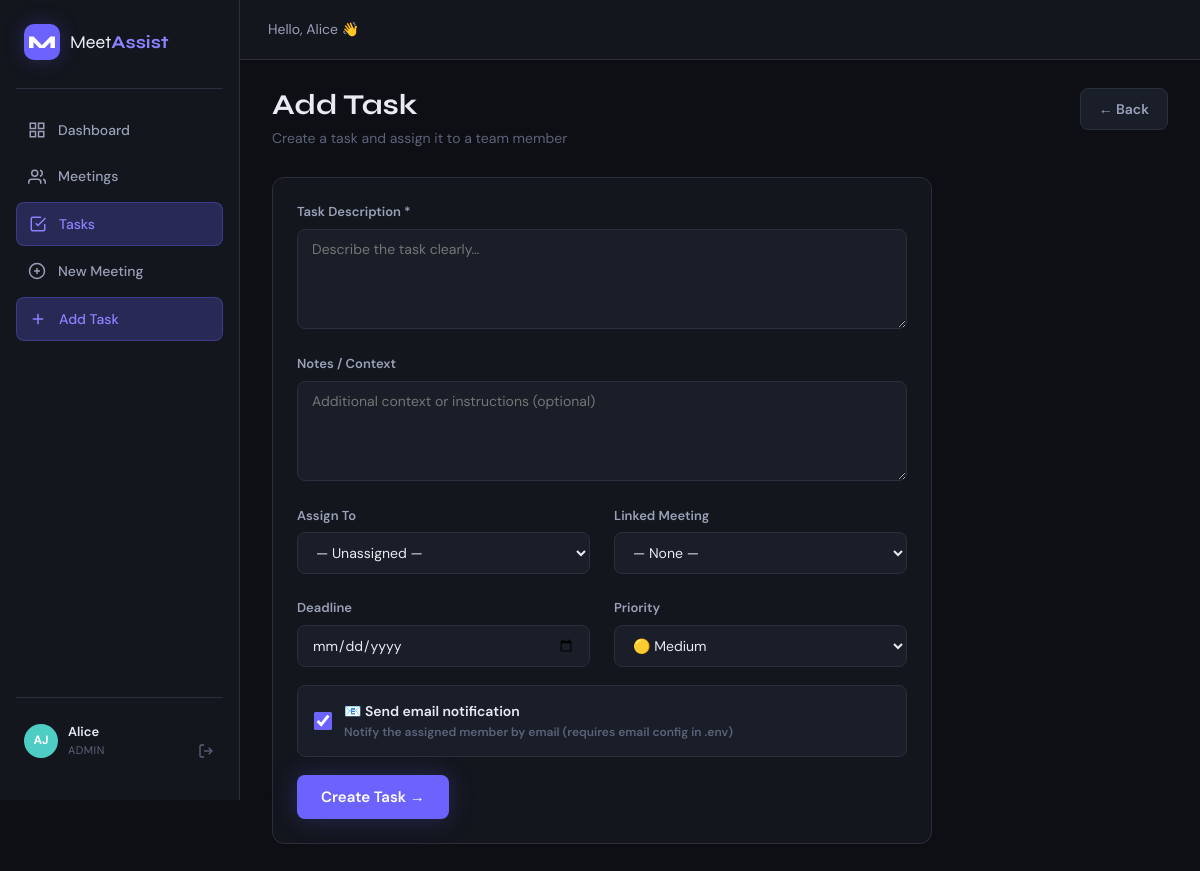
/tasks/new (signed in), run on the app's committed database.
### models/user.py (models this page shows, shortened)
class User(UserMixin, db.Model):
    __tablename__ = 'users'
    id = db.Column(db.Integer, primary_key=True)
    name = db.Column(db.String(100), nullable=False)
    email = db.Column(db.String(120), unique=True, nullable=False)
    password_hash = db.Column(db.String(255), nullable=False)
    role = db.Column(db.String(20), default='member')  # admin, member
    avatar_color = db.Column(db.String(10), default='#6C63FF')
    created_at = db.Column(db.DateTime, default=datetime.utcnow)
    is_active = db.Column(db.Boolean, default=True)
    tasks = db.relationship('Task', foreign_keys='Task.assigned_to', backref='assignee', lazy='dynamic')
    created_meetings = db.relationship('Meeting', foreign_keys='Meeting.created_by', backref='creator', lazy='dynamic')
    AVATAR_COLORS = ['#FF6B6B', '#4ECDC4', '#45B7D1', '#96CEB4', '#FECA57',
                     '#FF9FF3', '#54A0FF', '#5F27CD', '#00D2D3', '#FF9F43']
    def get_avatar_initials(self):
        parts = self.name.split()
        if len(parts) >= 2:
            return parts[0][0].upper() + parts[1][0].upper()
        return self.name[:2].upper()
    def get_avatar_color(self):
        idx = self.id % len(self.AVATAR_COLORS)
        return self.AVATAR_COLORS[idx]

### routes/tasks.py (the view, shortened to what this page needs)
@tasks_bp.route('/new', methods=['GET', 'POST'])
@login_required
def new_task():
    users    = User.query.all()
    meetings = Meeting.query.order_by(Meeting.date.desc()).all()
    return render_template('tasks/new.html', users=users, meetings=meetings)

### templates/tasks/new.html (shortened to what this page needs)
{% extends "base.html" %}
{% block content %}
<div class="page-header">
  <div>
    <h1>Add Task</h1>
    <p>Create a task and assign it to a team member</p>
  </div>
  <a href="{{ url_for('tasks.list_tasks') }}" class="btn btn-secondary">← Back</a>
</div>
{% if current_user.role != 'admin' %}
  <div style="background:var(--red-bg);border:1px solid rgba(255,107,107,0.3);border-radius:var(--radius-sm);padding:16px;color:var(--red);font-size:14px;">
    ⛔ Only admins can create tasks. Contact your admin to add tasks.
  </div>
{% else %}
<div style="max-width:660px;">
  <form method="POST">
    <div class="card" style="display:flex;flex-direction:column;gap:18px;">
      <div class="form-group" style="margin-bottom:0;">
        <label>Task Description *</label>
        <textarea name="description" rows="3" placeholder="Describe the task clearly…" required></textarea>
      </div>
      <div class="form-group" style="margin-bottom:0;">
        <label>Notes / Context</label>
        <textarea name="notes" rows="2" placeholder="Additional context or instructions (optional)"></textarea>
      </div>
      <div class="grid-2">
        <div class="form-group" style="margin-bottom:0;">
          <label>Assign To</label>
          <select name="assigned_to">
            <option value="">— Unassigned —</option>
          </select>
        </div>
        <div class="form-group" style="margin-bottom:0;">
          <label>Linked Meeting</label>
          <select name="meeting_id">
            <option value="">— None —</option>
          </select>
        </div>
        <div class="form-group" style="margin-bottom:0;">
          <label>Deadline</label>
          <input type="date" name="deadline">
        </div>
        <div class="form-group" style="margin-bottom:0;">
          <label>Priority</label>
          <select name="priority">
            <option value="medium" selected>🟡 Medium</option>
          </select>
        </div>
      </div>
      <div style="background:var(--bg3);border:1px solid var(--border);border-radius:var(--radius-sm);padding:14px 16px;">
        <label style="display:flex;align-items:center;gap:12px;cursor:pointer;margin-bottom:0;">
          <input type="checkbox" name="send_email" style="width:18px;height:18px;accent-color:var(--accent);" checked>
          <div>
            <div style="font-size:14px;font-weight:600;color:var(--text);">📧 Send email notification</div>
            <div style="font-size:12px;color:var(--text3);">Notify the assigned member by email (requires email config in .env)</div>
          </div>
        </label>
      </div>
      <button type="submit" class="btn btn-primary btn-lg" style="align-self:flex-start;">
        Create Task →
      </button>
    </div>
  </form>
</div>
{% endif %}
{% endblock %}

### templates/base.html (shortened to what this page needs)
<!DOCTYPE html>
<html lang="en">
<head>
  <link rel="stylesheet" href="{{ url_for('static', filename='css/main.css') }}">
</head>
<body>
{% if current_user.is_authenticated %}
<nav class="sidebar" id="sidebar">
  <div class="sidebar-logo">
    <span class="logo-mark">M</span>
    <span class="logo-text">Meet<strong>Assist</strong></span>
  </div>
  <ul class="nav-links">
    <li>
      <a href="{{ url_for('main.dashboard') }}" class="nav-link {% if request.endpoint == 'main.dashboard' %}active{% endif %}">
        <svg viewBox="0 0 24 24" fill="none" stroke="currentColor" stroke-width="2"><rect x="3" y="3" width="7" height="7"/><rect x="14" y="3" width="7" height="7"/><rect x="3" y="14" width="7" height="7"/><rect x="14" y="14" width="7" height="7"/></svg>
        Dashboard
      </a>
    </li>
    <li>
      <a href="{{ url_for('meetings.list_meetings') }}" class="nav-link {% if 'meetings' in request.endpoint %}active{% endif %}">
        <svg viewBox="0 0 24 24" fill="none" stroke="currentColor" stroke-width="2"><path d="M17 21v-2a4 4 0 0 0-4-4H5a4 4 0 0 0-4 4v2"/><circle cx="9" cy="7" r="4"/><path d="M23 21v-2a4 4 0 0 0-3-3.87"/><path d="M16 3.13a4 4 0 0 1 0 7.75"/></svg>
        Meetings
      </a>
    </li>
    <li>
      <a href="{{ url_for('tasks.list_tasks') }}" class="nav-link {% if 'tasks' in request.endpoint %}active{% endif %}">
        <svg viewBox="0 0 24 24" fill="none" stroke="currentColor" stroke-width="2"><polyline points="9 11 12 14 22 4"/><path d="M21 12v7a2 2 0 0 1-2 2H5a2 2 0 0 1-2-2V5a2 2 0 0 1 2-2h11"/></svg>
        Tasks
      </a>
    </li>
    <li>
      <a href="{{ url_for('meetings.new_meeting') }}" class="nav-link {% if request.endpoint == 'meetings.new_meeting' %}active{% endif %}">
        <svg viewBox="0 0 24 24" fill="none" stroke="currentColor" stroke-width="2"><circle cx="12" cy="12" r="10"/><line x1="12" y1="8" x2="12" y2="16"/><line x1="8" y1="12" x2="16" y2="12"/></svg>
        New Meeting
      </a>
    </li>
    <li>
      <a href="{{ url_for('tasks.new_task') }}" class="nav-link {% if request.endpoint == 'tasks.new_task' %}active{% endif %}">
        <svg viewBox="0 0 24 24" fill="none" stroke="currentColor" stroke-width="2"><line x1="12" y1="5" x2="12" y2="19"/><line x1="5" y1="12" x2="19" y2="12"/></svg>
        Add Task
      </a>
    </li>
  </ul>
  <div class="sidebar-footer">
    <div class="user-chip">
      <div class="avatar-mini" style="background: {{ current_user.get_avatar_color() }}">
        {{ current_user.get_avatar_initials() }}
      </div>
      <div class="user-chip-info">
        <span class="user-chip-name">{{ current_user.name.split()[0] }}</span>
        <span class="user-chip-role">{{ current_user.role }}</span>
      </div>
    </div>
    <a href="{{ url_for('auth.logout') }}" class="logout-btn" title="Logout">
      <svg viewBox="0 0 24 24" fill="none" stroke="currentColor" stroke-width="2"><path d="M9 21H5a2 2 0 0 1-2-2V5a2 2 0 0 1 2-2h4"/><polyline points="16 17 21 12 16 7"/><line x1="21" y1="12" x2="9" y2="12"/></svg>
    </a>
  </div>
</nav>
<div class="main-wrap">
  <header class="topbar">
    <div class="topbar-right">
      <span class="topbar-greeting">Hello, {{ current_user.name.split()[0] }} 👋</span>
    </div>
  </header>
  <main class="page-content">
    {% block content %}{% endblock %}
  </main>
</div>
{% endif %}
</body>
</html>

### data on the page
User: get_avatar_initials "AJ", name "Alice", role "ADMIN"
